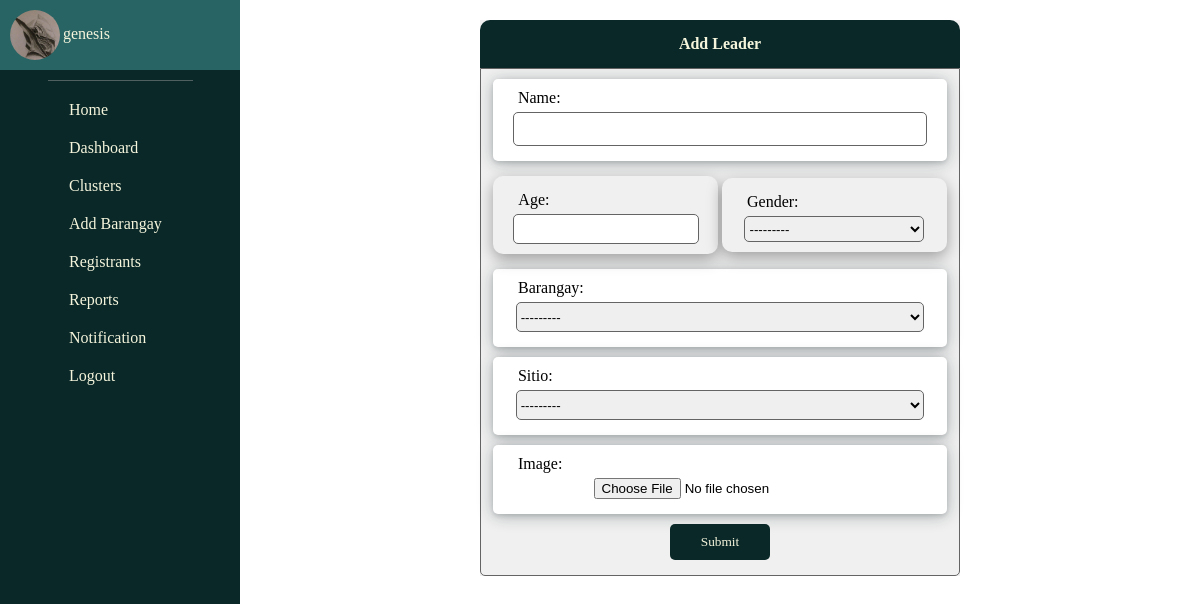
Page /add-leader/ (signed in) on the committed database.
### management/models.py (models this page shows, shortened)
class Individual(models.Model):
    user = models.ForeignKey(User, related_name='user_individual', on_delete=models.CASCADE)
    name = models.CharField(max_length=255)
    gender = models.ForeignKey(Gender, related_name='individual_gender', on_delete=models.PROTECT)
    age = models.IntegerField()
    brgy = models.ForeignKey(Barangay, related_name='individual_brgy', on_delete=models.PROTECT)
    sitio = models.ForeignKey(Sitio, related_name='individual_sitio', on_delete=models.PROTECT, null=True, blank=True)
    date_registered = models.DateTimeField(auto_now_add=True)
    group = models.CharField(max_length=255)
    image = models.ImageField(null=True, blank=True, upload_to="images/")

class Gender(models.Model):
    gender = models.CharField(max_length=255)
    def __str__(self):
        return self.gender

### management/decorators.py (the view)
        def wrapper_func(request, *args, **kwargs):
            groups = request.user.groups.all().values_list('name', flat=True)
            if any(group in allowed_roles for group in groups) or 'Admin' in groups:
                return view_func(request, *args, **kwargs)
            else:
                rendered_template = render(request, 'forbidden_template.html', {'variable': 'value'})
                response = HttpResponseForbidden(rendered_template)
                return response

### management/templates/add_leader.html (shortened to what this page needs)
{% extends 'base.html' %}
{% load static %}
{% block content %}
    <section class="forms-section">
        <div class="add-leader-form-container-div">
            <div class="add-leader-form-title-header-div">
                Add Leader
            </div>
            <form class="add-leader-form" method="post" enctype="multipart/form-data">
                <div class="add-leader-form-fields-container-div">
                    <div class="add-leader-form-field-label-container">
                        <div class="add-leader-field-label-div">
                            Name:
                        </div>
                        <div class="add-leader-field-div">
                          {{ leader_form.name }}
                        </div>
                    </div>
                    <div class="add-leader-field-and-label-min-container-div">
                        <div class="add-leader-field-label-div">
                            Age:
                        </div>
                        <div class="add-leader-field-div">
                          {{ leader_form.age }}
                        </div>
                    </div>
                    <div class="add-leader-field-and-label-min-container-div">
                        <div class="add-leader-field-label-div">
                            Gender:
                        </div>
                        <div class="add-leader-field-div">
                          {{ leader_form.gender }}
                        </div>
                    </div>
                    <div class="add-leader-form-field-label-container">
                        <div class="add-leader-field-label-div">
                            Barangay:
                        </div>
                        <div class="add-leader-field-div">
                            <select class="add-leader-field" id="leader-brgys" name="leader-brgy">
                                <option>---------</option>
                            </select>
                        </div>
                    </div>
                    <div class="add-leader-form-field-label-container">
                        <div class="add-leader-field-label-div">
                            Sitio:
                        </div>
                        <div class="add-leader-field-div">
                            <select class="add-leader-field" id="sitio-dropdown" name="leader-sitio">
                                <option>---------</option>
                            </select>
                        </div>
                    </div>
                </div>
                <div class="add-leader-form-field-label-container">
                    <div class="add-leader-field-label-div">
                        Image:
                    </div>
                    <div class="add-leader-field-div">
                      {{ leader_form.image }}
                    </div>
                </div>
                <div class="add-leader-btn-container-div">
                    <button class="add-leader-form-btn" type="submit">Submit</button>
                </div>
            </form>
        </div>
    </section>
{% endblock %}

### management/templates/base.html (shortened to what this page needs)
<!DOCTYPE html>
<html lang="en">
<head>
    {% load static %}
    {% load humanize %}
    <link rel="stylesheet" href="{% static 'styles.css' %}">
    <link rel="stylesheet" href="{% static 'member_profile.css' %}">
    <link rel="stylesheet" href="{% static 'css/all.min.css' %}">
    <link rel="stylesheet" href="{% static 'css/fontawesome.min.css' %}">
    <link rel="stylesheet" href="{% static 'dashboard.css' %}">
    <link rel="stylesheet" href="{% static 'add-brgy.css' %}">
    <link rel="stylesheet" href="{% static 'add-leader.css' %}">
    <link rel="stylesheet" href="{% static 'add-member.css' %}">
    <link rel="stylesheet" href="{% static 'reports.css' %}">
    <link rel="stylesheet" href="{% static 'brgy-profile.css' %}">
    <link rel="stylesheet" href="{% static 'no-member-brgy.css' %}">
    <link rel="stylesheet" href="{% static 'leader-no-members.css' %}">
    <link rel="stylesheet" href="{% static 'leaderless-members.css' %}">
    <link rel="stylesheet" href="{% static 'member-count-per-brgy.css' %}">
    <link rel="stylesheet" href="{% static 'cluster.css' %}">
    <link rel="stylesheet" href="{% static 'leader-profile.css' %}">
    <link rel="stylesheet" href="{% static 'member-profile.css' %}">
    <link rel="stylesheet" href="{% static 'registrants.css' %}">
    <link rel="stylesheet" href="{% static 'all-members-report.css' %}">
    <link rel="stylesheet" href="{% static 'members-per-brgy-report.css' %}">
    <link rel="stylesheet" href="{% static 'leader-members-report.css' %}">
    <link rel="stylesheet" href="{% static 'members-report.css' %}">
    <link rel="stylesheet" href="{% static 'leaders-report.css' %}">
    <link rel="stylesheet" href="{% static 'sitio-profile.css' %}">
    <link rel="stylesheet" href="{% static 'attendance-list.css' %}">
    <link rel="stylesheet" href="{% static 'sitio-report.css' %}">
</head>
<body>
    <header id="main-header">
        <div class="home-page-authenticated-user">
            <div class="home-page-authenticated-user-element-container">
                <div class="home-page-authenticated-user-image-container">
                    {% if logged_user.image %}
                        <img class="home-page-authenticated-user-profile-image"
                             src="{{ logged_user.image.url }}">
                    {% else %}
                        <div>
                            <i class="fa fa-user" aria-hidden="true"></i>
                        </div>
                    {% endif %}
                </div>
            </div>
            <div class="home-page-authenticated-user-element-container">
                <div class="home-page-authenticated-user-name">
                    {{ request.user }}
                </div>
            </div>
        </div>
        <div style="padding: 0.5px;
                    background-color: rgba(150, 150, 150, 0.5);
                    margin: auto;
                    width: 60%;
                    margin-top: 10px;
                    margin-bottom: 10px;">
        </div>
        <ul class="home-header-nav-links">
            {% if request.user.is_authenticated %}
                <li class="home-header-nav-link">
                    <a class="home-link-to-page" href="{% url 'homepage' %}">
                        <div class="home-link-icon-container">
                            <div class="home-link-icon-div">
                                <i class="fa fa-home"></i>
                            </div>
                        </div>
                        <div class="home-link-icon-container">
                            <div class="home-link-name">
                                Home
                            </div>
                        </div>
                    </a>
                </li>
                <li class="home-header-nav-link">
                    <a class="home-link-to-page" href="{% url 'dashboard' %}">
                        <div class="home-link-icon-container">
                            <div class="home-link-icon-div">
                                <i class="fa fa-line-chart"></i>
                            </div>
                        </div>
                        <div class="home-link-icon-container">
                            <div class="home-link-name">
                                Dashboard
                            </div>
                        </div>
                    </a>
                </li>
                <li class="home-header-nav-link">
                    <a class="home-link-to-page" href="{% url 'clusters' %}">
                        <div class="home-link-icon-container">
                            <div class="home-link-icon-div">
                                <i class="fa fa-users" aria-hidden="true"></i>
                            </div>
                        </div>
                        <div class="home-link-icon-container">
                            <div class="home-link-name">
                                Clusters
                            </div>
                        </div>
                    </a>
                </li>
                <li class="home-header-nav-link">
                    <a class="home-link-to-page" href="{% url 'add-brgy' %}">
                        <div class="home-link-icon-container">
                            <div class="home-link-icon-div">
                                <i class="fas fa-dharmachakra" aria-hidden="true"></i>
                            </div>
                        </div>
                        <div class="home-link-icon-container">
                            <div class="home-link-name">
                                Add Barangay
                            </div>
                        </div>
                    </a>
                </li>
                <li class="home-header-nav-link">
                    <a class="home-link-to-page" href="{% url 'registrants' %}">
                        <div class="home-link-icon-container">
                            <div class="home-link-icon-div">
                                <i class="fas fa-user-plus" aria-hidden="true"></i>
                            </div>
                        </div>
                        <div class="home-link-icon-container">
                            <div class="home-link-name">
                                Registrants
                            </div>
                        </div>
                    </a>
                </li>
                <li class="home-header-nav-link">
                    <a class="home-link-to-page" href="{% url 'reports' %}">
                        <div class="home-link-icon-container">
                            <div class="home-link-icon-div">
                                <i class="fa fa-file" aria-hidden="true"></i>
                            </div>
                        </div>
                        <div class="home-link-icon-container">
                            <div class="home-link-name">
                                Reports
                            </div>
                        </div>
                    </a>
                </li>
                <li class="home-header-nav-link">
                    <div class="main-header-link-container-div" id="notification-toggle">
                        <div class="home-link-icon-container">
                            <div class="home-link-icon-div">
                                <i class="fa fa-bell" aria-hidden="true"></i>
                            </div>
                        </div>
                        <div class="home-link-icon-container">
                            <div class="home-link-name">
                                Notification
                            </div>
                        </div>
                    </div>
                </li>
                <li class="home-header-nav-link">
                    <a class="home-link-to-page" href="{% url 'logout' %}">
                        <div class="home-link-icon-container">
                            <div class="home-link-icon-div">
                                <i class="fa fa-sign-out" aria-hidden="true"></i>
                            </div>
                        </div>
                        <div class="home-link-icon-container">
                            <div class="home-link-name">
                                Logout
                            </div>
                        </div>
                    </a>
                </li>
            {% endif %}
        </ul>
    </header>
    <section class="base-block-content-section-container">
        {% block content %}{% endblock %}
    </section>
</body>
</html>

### rows in the picture
Individual: image (picture)
Gender: gender "---------"

### other values in the picture
{{ request.user }} "genesis"
